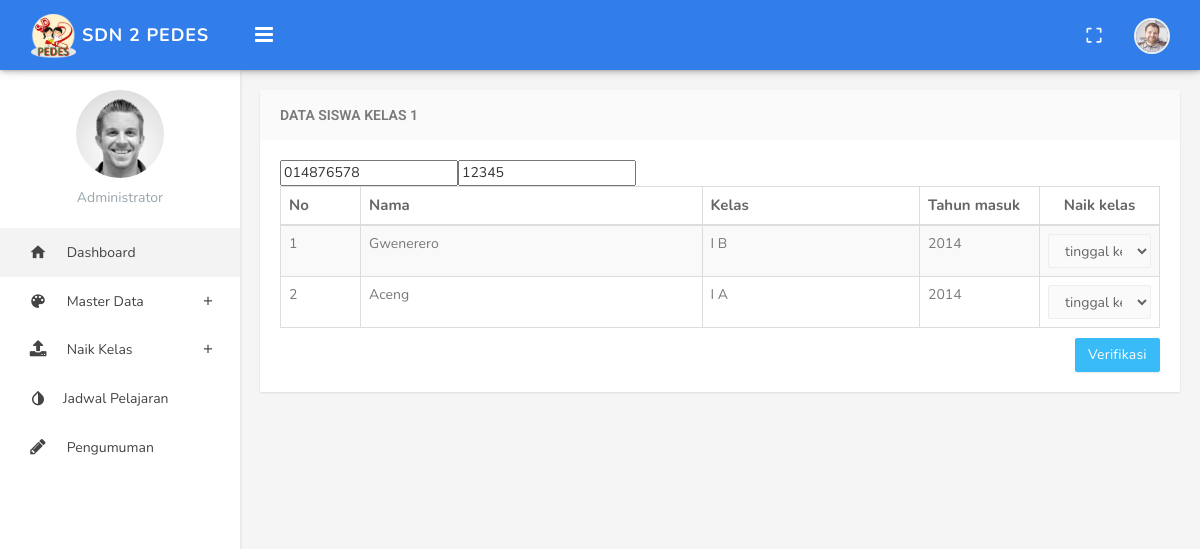
The page /index.php/admin/naikkelas/kelas1 on the database its author committed.
### tables this page shows
CREATE TABLE `siswa` (
  `nis` varchar(15) NOT NULL,
  `nama` varchar(30) NOT NULL,
  `jk` enum('L','P') NOT NULL,
  `ttl` varchar(30) NOT NULL,
  `id_kelas` int(5) NOT NULL,
  `th_masuk` varchar(15) NOT NULL,
  `nope` varchar(15) NOT NULL,
  `alamat` varchar(50) NOT NULL
);

CREATE TABLE `ruang_kelas` (
  `id` int(5) NOT NULL,
  `nama_ruangan` varchar(6) NOT NULL,
  `jumlah_siswa` int(2) NOT NULL,
  `status` int(11) NOT NULL
);

### application/controllers/admin/Naikkelas.php (called while the page is built, shortened)
<?php
class Naikkelas extends CI_Controller
{
    public function kelas1()
	{
        $data['siswa']= $this->db->select('siswa.*, ruang_kelas.nama_ruangan as kelas')->from('siswa')->join('ruang_kelas','ruang_kelas.id=siswa.id_kelas')->where('ruang_kelas.status',1)->get()->result();
        $stat = $this->db->select('status')->from('ruang_kelas')->where('ruang_kelas.id',1)->get()->row();
        $id = $stat->status;
        $data['naik']= $this->db->select('*')->from('ruang_kelas')->where('ruang_kelas.status',$id+1)->get()->result();
        $this->load->view('admin/naikkelas/kelas1',$data);
    }
}

### index.php (called while the page is built, shortened)
<?php
require_once BASEPATH.'core/CodeIgniter.php';

### application/views/admin/naikkelas/kelas1.php (the view, shortened to what this page needs)
<!DOCTYPE html>
<html>
<head>
</head>
<body class="fixed-left">
    <div id="wrapper">
        <div class="content-page">
			<div class="content">
				<div class="container">
					<div class="row">
						<div class="col-md-12">
							<div class="panel panel-default">
								<div class="panel-heading">
									<h3 class="panel-title">Data Siswa Kelas 1</h3>
								</div>
								<div class="panel-body">
									<form action="" method="POST">
										<table width="100%" class="table table-striped table-bordered" id="tabeldata">
											<thead>
												<tr>
													<th width="80">No</th>
													<th >Nama</th>
													<th>Kelas</th>
													<th width="120">Tahun masuk</th>
													<th width="120"><center>Naik kelas</center></th>
												</tr>
											</thead>
											<tbody>
											<?php $no = 1; ?>
												<?php foreach($siswa as $sw) : ?>
													<input name="nis[]" value="<?= $sw->nis ?>">
													<tr class="gradeX">
														<td><?= $no++;?> </td>
														<td><?= $sw->nama; ?></td>
														<td><?= $sw->kelas; ?></td>
														<td><?= $sw->th_masuk; ?></td>
														<td >
														<select name="kelas[]" class="form-control">
														<option value="<?= $sw->id_kelas; ?>">tinggal kelas</option>
														</select></td>
													</tr>
												<?php endforeach; ?>
											</tbody>
										</table>
										<button type="submit" class="btn btn-info waves-effect waves-light pull-right">Verifikasi</button>
									</form>
								</div>
							</div>
						</div>
						</div>
					</div>
				</div>
			</div>
		</div>
</body>
</html>

### assets/blue/css/waves-effect.css (style rules this page uses)
.waves-effect { position: relative; cursor: pointer; display: inline-block; overflow: hidden; -webkit-user-select: none; -moz-user-select: none; -ms-user-select: none; user-select: none; -webkit-tap-highlight-color: transparent; vertical-align: middle; z-index: 1; will-change: opacity, transform; -webkit-transition: all 0.3s ease-out; -moz-transition: all 0.3s ease-out; -o-transition: all 0.3s ease-out; -ms-transition: all 0.3s ease-out; transition: all 0.3s ease-out; }

### assets/blue/css/style.css (style rules this page uses)
body { background: #f5f5f5; margin: 0; -webkit-text-size-adjust: 100%; font-family: 'Nunito', sans-serif; }
h1, h2, h3, h4, h5, h6 { margin: 10px 0; }
h3 { line-height: 30px; }
h1, h2, h3, h4, h5, h6 { font-family: 'Roboto', sans-serif; color: #505458; }
* { outline: none !important; }
.container { width: auto; }
#wrapper { width: 100%; height: 100%; position: relative; overflow: hidden; }
.row { margin-right: -10px; margin-left: -10px; }
.col-lg-1, .col-lg-10, .col-lg-11, .col-lg-12, .col-lg-2, .col-lg-3, .col-lg-4, .col-lg-5, .col-lg-6, .col-lg-7, .col-lg-8, .col-lg-9, .col-md-1, .col-md-10, .col-md-11, .col-md-12, .col-md-2, .col-md-3, .col-md-4, .col-md-5, .col-md-6, .col-md-7, .col-md-8, .col-md-9, .col-sm-1, .col-sm-10, .col-sm-11, .col-sm-12, .col-sm-2, .col-sm-3, .col-sm-4, .col-sm-5, .col-sm-6, .col-sm-7, .col-sm-8, .col-sm-9, .col-xs-1, .col-xs-10, .col-xs-11, .col-xs-12, .col-xs-2, .col-xs-3, .col-xs-4, .col-xs-5, .col-xs-6, .col-xs-7, .col-xs-8, .col-xs-9 { padding-left: 10px; padding-right: 10px; }
.panel { border: none; border-radius: 0px; margin-bottom: 20px; -webkit-box-shadow: 0px 1px 2px 0px rgba(0,0,0,0.1); -moz-box-shadow: 0px 1px 2px 0px rgba(0,0,0,0.1); box-shadow: 0px 1px 2px 0px rgba(0,0,0,0.1); }
.panel .panel-body { padding: 20px; }
.panel-heading { border-radius: 0; border: none !important; padding: 10px 20px; }
.panel-default>.panel-heading { color: #797979; background-color: #fafafa; border-bottom: none; }
.panel-title { font-size: 14px; text-transform: uppercase; font-weight: 600; margin-bottom: 0; margin-top: 0; }
.btn { border-radius: 2px; font-family: 'Nunito', sans-serif; letter-spacing: 0.2px; opacity: 0.93; -webkit-box-shadow: 0px 1px 2px 0px rgba(0,0,0,0.1); -moz-box-shadow: 0px 1px 2px 0px rgba(0,0,0,0.1); box-shadow: 0px 1px 2px 0px rgba(0,0,0,0.1); }
.btn-primary,.btn-success,.btn-info,.btn-warning,.btn-danger,.btn-inverse,.btn-purple,.btn-pink { color: #FFFFFF !important; }
.btn-info,.btn-info:hover,.btn-info:focus,.btn-info:active, .btn-info.active, .btn-info.focus, .btn-info:active, .btn-info:focus, .btn-info:hover, .open>.dropdown-toggle.btn-info { background-color: #29b6f6; border: 1px solid #29b6f6; }
.form-control { background-color: #fafafa; color: rgba(0,0,0,0.6); font-size: 14px; -webkit-border-radius: 2px; -moz-border-radius: 2px; border-radius: 2px; -webkit-box-shadow: inset 0 1px 2px rgba(0,0,0,0.1); -moz-box-shadow: inset 0 1px 2px rgba(0,0,0,0.1); box-shadow: inset 0 1px 2px rgba(0,0,0,0.1); border: 1px solid #eee; box-shadow: none; }
.content-page { margin-left: 240px; overflow: hidden; position: relative; min-height: 940px; }
.content-page > .content { margin-top: 70px; margin-bottom: 60px; padding: 20px 5px 15px 5px; position: relative; }
.table { margin-bottom: 10px; }
tbody { color: #797979; }
th { font-size: 15px; color: #666; }

### rows shown on the page
siswa: nis "014876578", nama "Gwenerero", ruang_kelas.nama_ruangan "I B", th_masuk "2014"
siswa: nis "12345", nama "Aceng", ruang_kelas.nama_ruangan "I A", th_masuk "2014"
